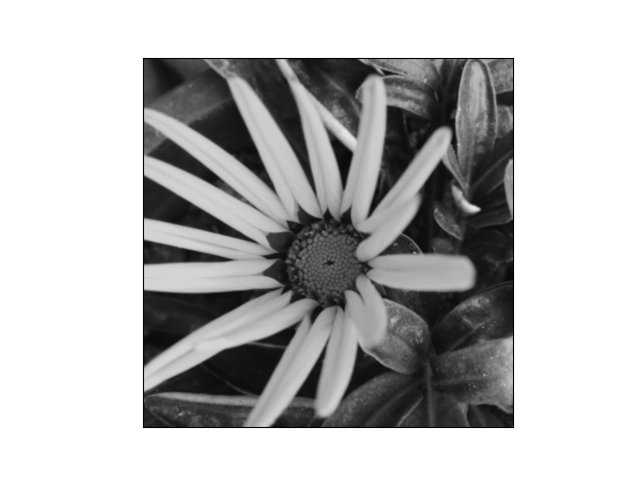
#> input picture part1_ip_1/flower.png, 640 x 480 px
$ python brighness_constract.py
#> lines starting #> are read from the running program, lines starting #| are printed output that depends on the picture; after the words box and inside, x2 and y2 are one past the last pixel; in counts of white or black regions, pixels touching at a corner belong together
import cv2

def funcBrightContrast(bright=0):
    bright = cv2.getTrackbarPos('bright', 'Life2Coding')
    contrast = cv2.getTrackbarPos('contrast', 'Life2Coding')

    effect = apply_brightness_contrast(img,bright,contrast)
    cv2.imshow('Effect', effect)

def apply_brightness_contrast(input_img, brightness = 255, contrast = 127):
    brightness = map(brightness, 0, 510, -255, 255)
    contrast = map(contrast, 0, 254, -127, 127)

    if brightness != 0:
        if brightness > 0:
            shadow = brightness
            highlight = 255
        else:
            shadow = 0
            highlight = 255 + brightness
        alpha_b = (highlight - shadow)/255
        gamma_b = shadow

        buf = cv2.addWeighted(input_img, alpha_b, input_img, 0, gamma_b)
    else:
        buf = input_img.copy()

    if contrast != 0:
        f = float(131 * (contrast + 127)) / (127 * (131 - contrast))
        alpha_c = f
        gamma_c = 127*(1-f)

        buf = cv2.addWeighted(buf, alpha_c, buf, 0, gamma_c)

    cv2.putText(buf,'B:{},C:{}'.format(brightness,contrast),(10, 30), cv2.FONT_HERSHEY_SIMPLEX, 1, (0, 0, 255), 2)
    return buf

def map(x, in_min, in_max, out_min, out_max):
    return int((x-in_min) * (out_max-out_min) / (in_max-in_min) + out_min)

if __name__ == '__main__':

    original = cv2.imread("flower.png", 0)
#> original is the input picture: shape (480, 640); min 0, max 255, mean 185.4
    img = original.copy()

    cv2.namedWindow('Life2Coding',0)

    bright = 255
    contrast = 127

    #Brightness value range -255 to 255
    #Contrast value range -127 to 127

    cv2.createTrackbar('bright', 'Life2Coding', bright, 2*255, funcBrightContrast)
    cv2.createTrackbar('contrast', 'Life2Coding', contrast, 2*127, funcBrightContrast)
    funcBrightContrast(0)
#> in apply_brightness_contrast, `cv2.putText(buf,'B:{},C:{}'.format(brightness,contrast),(10, 30), cv2...`:
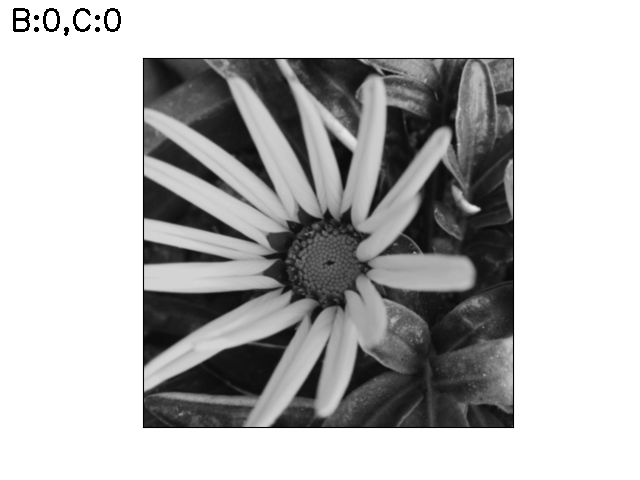
#> buf: shape (480, 640); 0.27% of pixels changed, all inside (x1, y1, x2, y2) = (13, 8, 121, 36)
    cv2.imshow('Life2Coding', original)


cv2.waitKey(0)

$ run again, with part1_ip_1/dang.jpg saved as part1_ip_1/flower.png
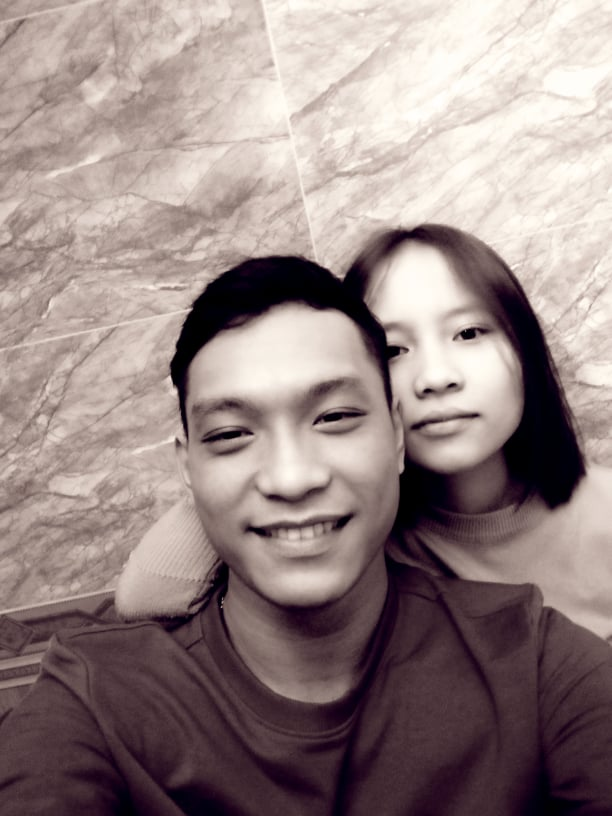
#> input picture part1_ip_1/dang.jpg, 612 x 816 px
#> in apply_brightness_contrast, `cv2.putText(buf,'B:{},C:{}'.format(brightness,contrast),(10, 30), cv2...`:
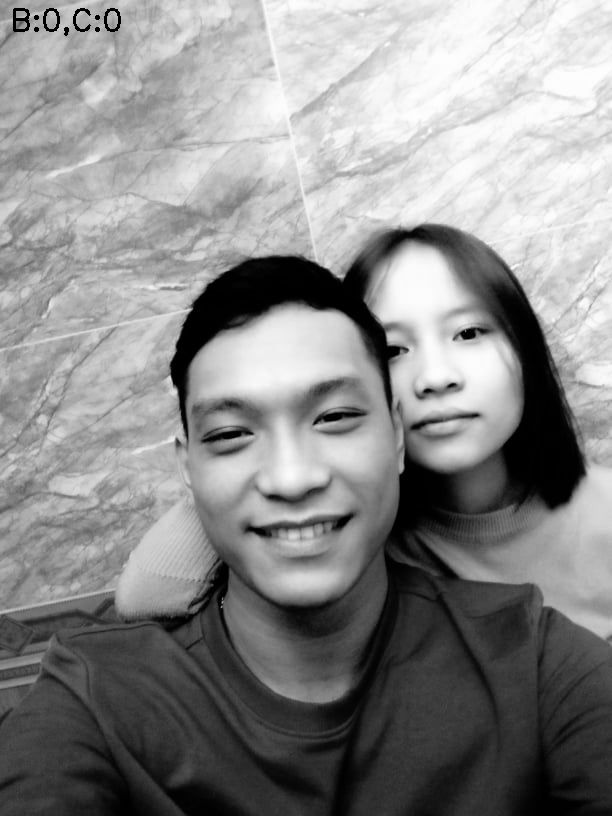
#> buf: shape (816, 612); min 0, max 254, mean 138.2
